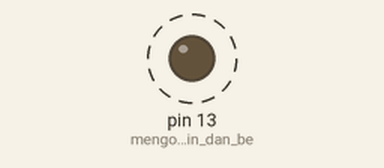
Bench run of a sketch on a simulated Arduino Uno, built with avr-gcc and run on an emulated ATmega328P. On the bench: output pins drawn as LEDs (lit = HIGH). Dashed ring = blinking.

Above: at 0.1 s.
Timing chart, 0 to 3.0 s (numbered marks = the images above):
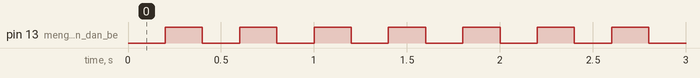

Measured:
- by itself, pin 13 (mengonfigurasi_pin_dan_be): alternates HIGH for 0.20 s and LOW for 0.20 s

The sketch:

TI-3I_21_Mohammad_Videla_Rosendy_Dirgntara_TugasLED.ino
```cpp
void setup() {
  // put your setup code here, to run once:
Serial.begin(115200); // setbaudrate 115200
pinMode(LED_BUILTIN, OUTPUT); // mengonfigurasi pin dan bersifat output
}

void loop() {
  // put your main code here, to run repeatedly:
digitalWrite(LED_BUILTIN, LOW); // mematikan LED
delay(200); // jeda 200ms
digitalWrite(LED_BUILTIN, HIGH); // menghidupkan LED
delay(200); // jeda 200ms
}
```
